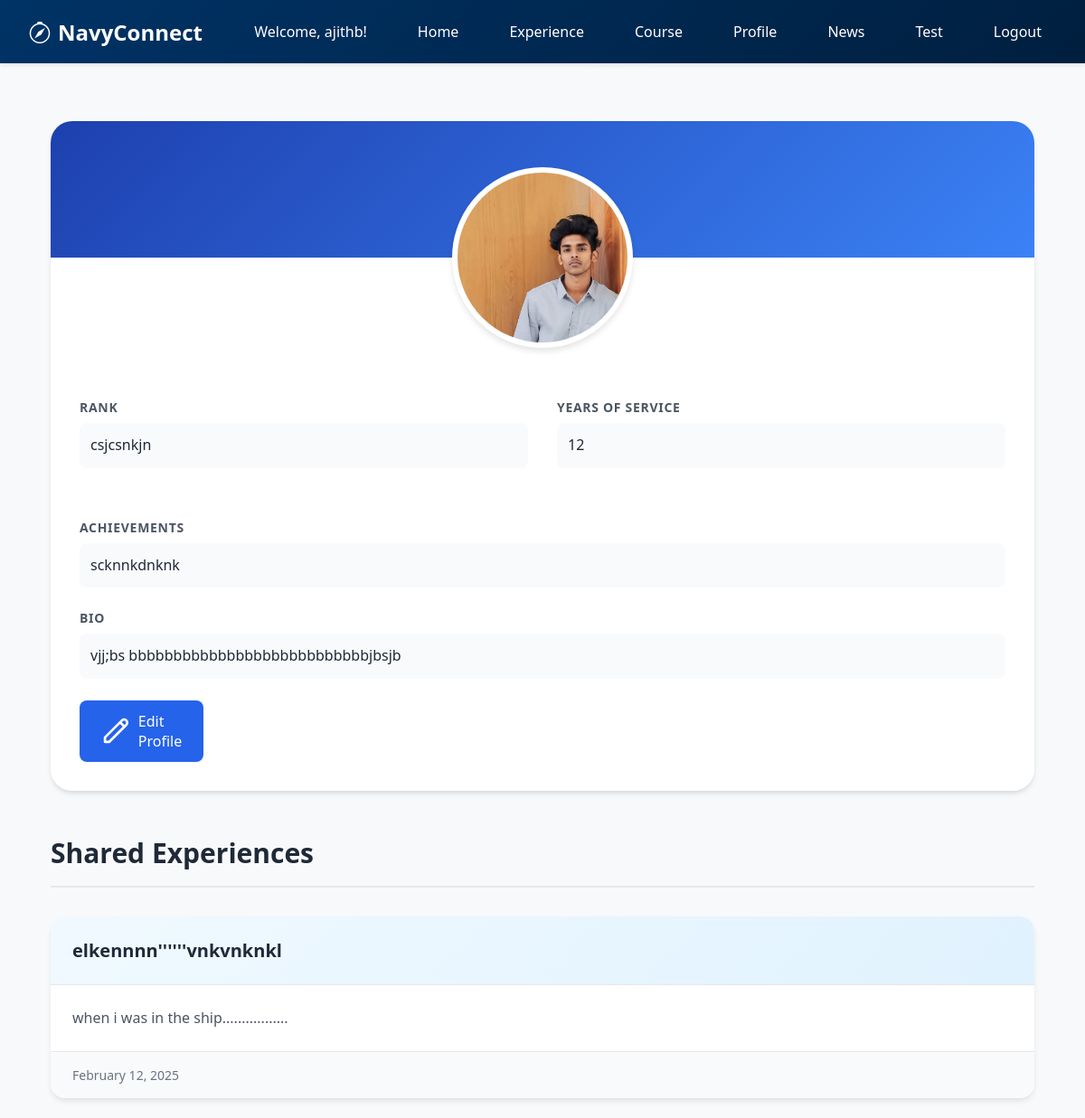
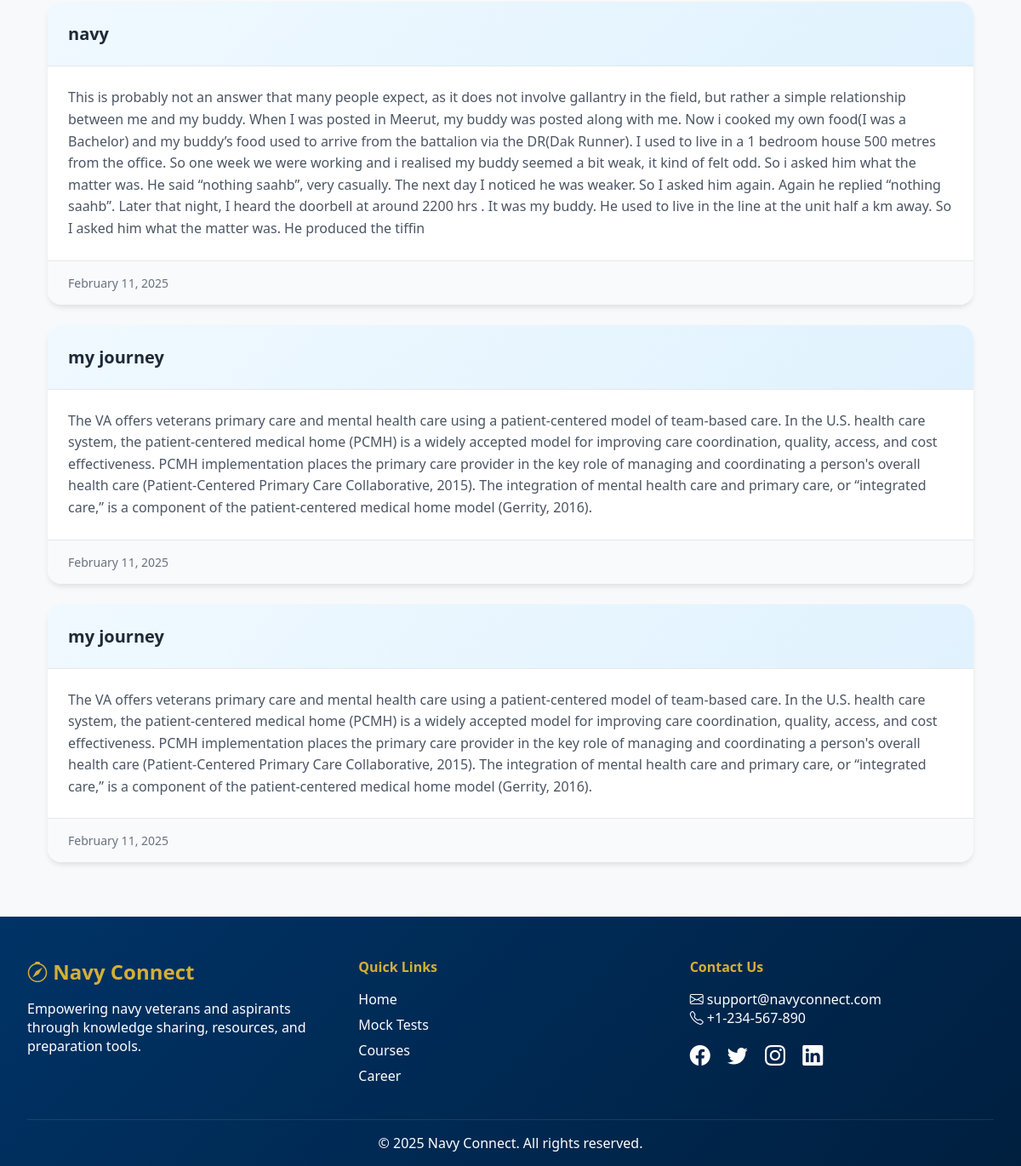
The app's page /profile/ (signed in) with its own data (2 pictures, top to bottom).
### core/models.py (models this page shows, shortened)
class CustomUser(AbstractUser):
    ROLE_CHOICES = [
        ('admin', 'Admin'),
        ('veteran', 'Veteran'),
        ('aspirant', 'Aspirant'),
    ]
    role = models.CharField(max_length=10, choices=ROLE_CHOICES, default='aspirant')

class VeteranProfile(models.Model):
    user = models.OneToOneField(settings.AUTH_USER_MODEL, on_delete=models.CASCADE)
    rank = models.CharField(max_length=100)
    years_of_service = models.IntegerField()
    achievements = models.TextField()
    bio = models.TextField(blank=True, null=True)
    profile_photo = models.ImageField(upload_to='profile_photos/', blank=True, null=True)

class Experience(models.Model):
    veteran = models.ForeignKey(VeteranProfile, on_delete=models.CASCADE)
    title = models.CharField(max_length=200)
    content = models.TextField()
    created_at = models.DateTimeField(auto_now_add=True)

### core/views.py (the view)
# urls.py: path('profile/', views.view_profile, name='view_profile'),
@login_required
def view_profile(request):
    profile = request.user.veteranprofile
    experiences = Experience.objects.filter(veteran=profile).order_by('-created_at')
    return render(request, 'view_profile.html', {'profile': profile, 'experiences': experiences})

### core/templates/view_profile.html (shortened to what this page needs)
{% extends "base.html" %}
{% block content %}
<div class="profile-container">
  <div class="profile-card">
    <div class="profile-header">
      <h1>{{ profile.user.username }}</h1>
    </div>
    <div class="profile-photo-container">
      {% if profile.profile_photo %}
        <img src="{{ profile.profile_photo.url }}" alt="Profile Photo" class="profile-photo">
      {% else %}
        <div class="profile-photo"></div>
      {% endif %}
    </div>
    <div class="profile-content">
      <div class="profile-section">
        <div class="profile-field">
          <span class="field-label">Rank</span>
          <span class="field-value">{{ profile.rank }}</span>
        </div>
        <div class="profile-field">
          <span class="field-label">Years of Service</span>
          <span class="field-value">{{ profile.years_of_service }}</span>
        </div>
      </div>
      <div class="profile-field">
        <span class="field-label">Achievements</span>
        <span class="field-value">{{ profile.achievements }}</span>
      </div>
      <div class="profile-field">
        <span class="field-label">Bio</span>
        <span class="field-value">{{ profile.bio }}</span>
      </div>
      {% if user.role == 'veteran' %}
      <a href="{% url 'edit_profile' %}" class="action-button">
        <svg class="w-5 h-5" fill="none" stroke="currentColor" viewBox="0 0 24 24">
          <path stroke-linecap="round" stroke-linejoin="round" stroke-width="2" d="M15.232 5.232l3.536 3.536m-2.036-5.036a2.5 2.5 0 113.536 3.536L6.5 21.036H3v-3.572L16.732 3.732z" />
        </svg>
        Edit Profile
      </a>
      {% endif %}
    </div>
  </div>
  <div class="experiences-section">
    <div class="section-header">
      <h2>Shared Experiences</h2>
    </div>
    <div class="experiences-grid">
      {% for experience in experiences %}
      <div class="experience-card">
        <div class="experience-header">
          <h3 class="experience-title">{{ experience.title }}</h3>
        </div>
        <div class="experience-content">
          {{ experience.content }}
        </div>
        <div class="experience-footer">
          {{ experience.created_at|date:"F j, Y" }}
        </div>
      </div>
      {% empty %}
      <div class="experience-card">
        <div class="experience-content">
          <p class="text-gray-500 text-center">No experiences shared yet.</p>
        </div>
      </div>
      {% endfor %}
    </div>
  </div>
</div>
{% endblock %}

### core/templates/base.html (shortened to what this page needs)
<!DOCTYPE html>
<html lang="en">
<head>
  <link href="https://cdnjs.cloudflare.com/ajax/libs/bootstrap-icons/1.11.1/font/bootstrap-icons.min.css" rel="stylesheet">
</head>
<body>
  <nav class="navbar">
    <div class="container">
      <a href="{% url 'home' %}" class="brand">
        <i class="bi bi-compass"></i>
        NavyConnect
      </a>
      <div class="links">
        {% if user.is_authenticated %}
          <span>Welcome, {{ user.username }}!</span>
          <a href="{% url 'home' %}">Home</a>
          {% if user.role == 'veteran' %}
            <a href="{% url 'veteran_experiences' %}"> Experience</a>
            <a href="{% url 'create_course' %}"> Course</a>
            <a href="{% url 'view_profile' %}">Profile</a>
            <a href="{% url 'news_list' %}">News</a>
            <a href="{% url 'create_mock_test' %}">Test</a>
            <a href="{% url 'logout' %}">Logout</a>
          {% elif user.is_superuser %}
            <a href="{% url 'post_job' %}">Post Job</a>
            <a href="{% url 'applications' %}">Applications</a>
            <a href="{% url 'add_news' %}">News</a>
            <a href="{% url 'post_wall_entry' %}">Honor</a>
            <a href="{% url 'logout' %}">Logout</a>
          {% elif user.role == 'aspirant' %}
            <a href="{% url 'mock_test_list' %}">Tests</a>
            <a href="{% url 'view_course' %}">Courses</a>
            <a href="{% url 'job_list' %}">Jobs</a>
            <a href="{% url 'logout' %}">Logout</a>
          {% else %}
          <a href="{% url 'login' %}">Login</a>
          <a href="{% url 'signup' %}">Signup</a>
          {% endif %}
        {% endif %}
      </div>
    </div>
  </nav>
  <main class="content">
    {% block content %}
    {% endblock %}
  </main>
  <footer class="footer">
    <div class="footer-container">
      <div class="footer-brand">
        <h3><i class="bi bi-compass"></i> Navy Connect</h3>
        <p>Empowering navy veterans and aspirants through knowledge sharing, resources, and preparation tools.</p>
      </div>
      <div class="footer-links">
        <h4>Quick Links</h4>
        <ul>
          <li><a href="{% url 'home' %}">Home</a></li>
          <li><a href="{% url 'mock_test_list' %}">Mock Tests</a></li>
          <li><a href="{% url 'view_course' %}">Courses</a></li>
          <li><a href="{% url 'job_list' %}">Career</a></li>
        </ul>
      </div>
      <div class="footer-contact">
        <h4>Contact Us</h4>
        <p><i class="bi bi-envelope"></i> support@navyconnect.com</p>
        <p><i class="bi bi-telephone"></i> +1-234-567-890</p>
        <div class="footer-socials">
          <a href="#"><i class="bi bi-facebook"></i></a>
          <a href="#"><i class="bi bi-twitter"></i></a>
          <a href="#"><i class="bi bi-instagram"></i></a>
          <a href="#"><i class="bi bi-linkedin"></i></a>
        </div>
      </div>
    </div>
    <div class="footer-bottom">
      <p>&copy; 2025 Navy Connect. All rights reserved.</p>
    </div>
  </footer>
</body>
</html>

### core/templates/base.html (style rules this page uses)
:root { --navy-blue: #003366; --gold: #d4af37; --light-gray: #f8f9fa; --dark-gray: #343a40; --white: #ffffff; --transition: all 0.3s ease; }
* { margin: 0; padding: 0; box-sizing: border-box; }
body { font-family: 'Segoe UI', Arial, sans-serif; background-color: var(--light-gray); color: var(--dark-gray); min-height: 100vh; display: flex; flex-direction: column; }
.navbar { background: linear-gradient(135deg, var(--navy-blue), #001f3f); padding: 1rem 2rem; box-shadow: 0 2px 4px rgba(0,0,0,0.1); position: sticky; top: 0; z-index: 1000; }
.container { max-width: 1200px; margin: 0 auto; display: flex; justify-content: space-between; }
.brand { font-size: 1.5rem; font-weight: 700; color: var(--white); text-decoration: none; display: flex; align-items: center; gap: 0.5rem; }
.links { display: flex; align-items: center; gap: 1.5rem; }
.links a, .links span { color: var(--white); text-decoration: none; padding: 0.5rem 1rem; border-radius: 4px; transition: var(--transition); }
.content { flex: 1; padding: 2rem; max-width: 1200px; margin: 0 auto; width: 100%; }
.footer { background: linear-gradient(135deg, var(--navy-blue), #001f3f); color: var(--white); padding: 3rem 2rem 1rem; margin-top: auto; }
.footer-container { display: flex; flex-wrap: wrap; justify-content: space-between; gap: 2rem; max-width: 1200px; margin: 0 auto; }
.footer-brand { flex: 1; min-width: 250px; }
.footer-brand h3 { color: var(--gold); font-size: 1.5rem; margin-bottom: 1rem; }
.footer-links, .footer-contact { flex: 1; min-width: 200px; }
.footer-links h4, .footer-contact h4 { color: var(--gold); margin-bottom: 1rem; }
.footer-links ul { list-style: none; }
.footer-links li { margin: 0.5rem 0; }
.footer-links a { color: var(--white); text-decoration: none; transition: var(--transition); }
.footer-socials { margin-top: 1rem; }
.footer-socials a { color: var(--white); font-size: 1.5rem; margin-right: 1rem; transition: var(--transition); }
.footer-bottom { text-align: center; margin-top: 2rem; padding-top: 1rem; border-top: 1px solid rgba(255,255,255,0.1); }

### records on screen
CustomUser: username "ajithb"
VeteranProfile: profile_photo (picture), rank "csjcsnkjn", years_of_service "12", achievements "scknnkdnknk", bio "vjj;bs bbbbbbbbbbbbbbbbbbbbbbbbbbbjbsjb"
Experience: title "elkennnn''''''vnkvnknkl", content "when i was in the ship.................", created_at "February 12, 2025"
Experience: title "navy", content "This is probably not an answer that many people expect, as it does not involve gallantry in the field, but rather a simple relationship between me and my buddy. When I was posted in Meerut, my buddy was posted along with me. Now i cooked my own food(I was a Bachelor) and my buddy’s food used to arrive from the battalion via the DR(Dak Runner). I used to live in a 1 bedroom house 500 metres from the office. So one week we were working and i realised my buddy seemed a bit weak, it kind of felt odd. So i asked him what the matter was. He said “nothing saahb”, very casually. The next day I noticed he was weaker. So I asked him again. Again he replied “nothing saahb”. Later that night, I heard…", created_at "February 11, 2025"
Experience: title "my journey", content "The VA offers veterans primary care and mental health care using a patient-centered model of team-based care. In the U.S. health care system, the patient-centered medical home (PCMH) is a widely accepted model for improving care coordination, quality, access, and cost effectiveness. PCMH implementation places the primary care provider in the key role of managing and coordinating a person's overall health care (Patient-Centered Primary Care Collaborative, 2015). The integration of mental health care and primary care, or “integrated care,” is a component of the patient-centered medical home model (Gerrity, 2016).", created_at "February 11, 2025"
Experience: title "my journey", content "The VA offers veterans primary care and mental health care using a patient-centered model of team-based care. In the U.S. health care system, the patient-centered medical home (PCMH) is a widely accepted model for improving care coordination, quality, access, and cost effectiveness. PCMH implementation places the primary care provider in the key role of managing and coordinating a person's overall health care (Patient-Centered Primary Care Collaborative, 2015). The integration of mental health care and primary care, or “integrated care,” is a component of the patient-centered medical home model (Gerrity, 2016).", created_at "February 11, 2025"
